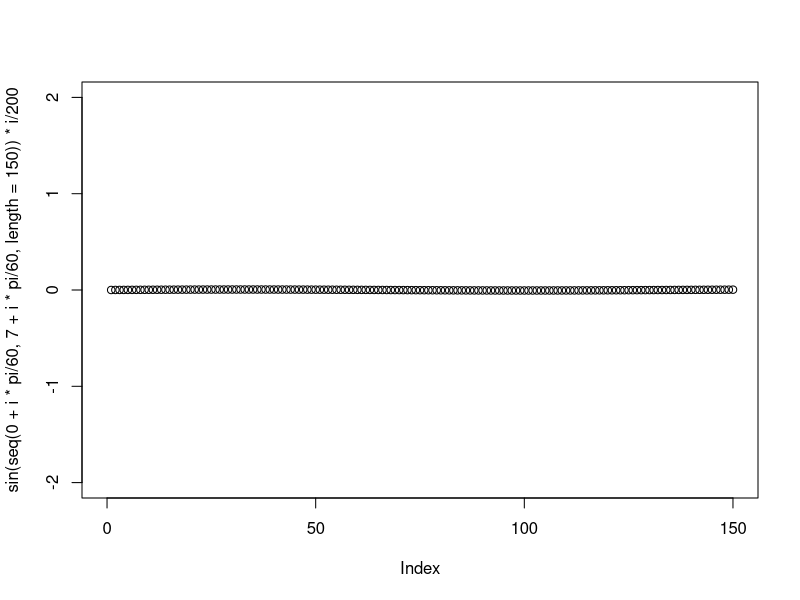
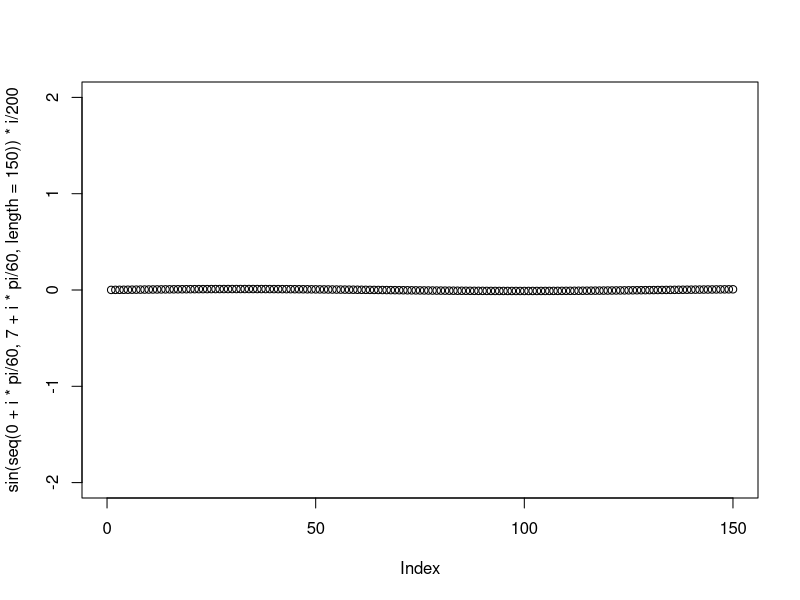
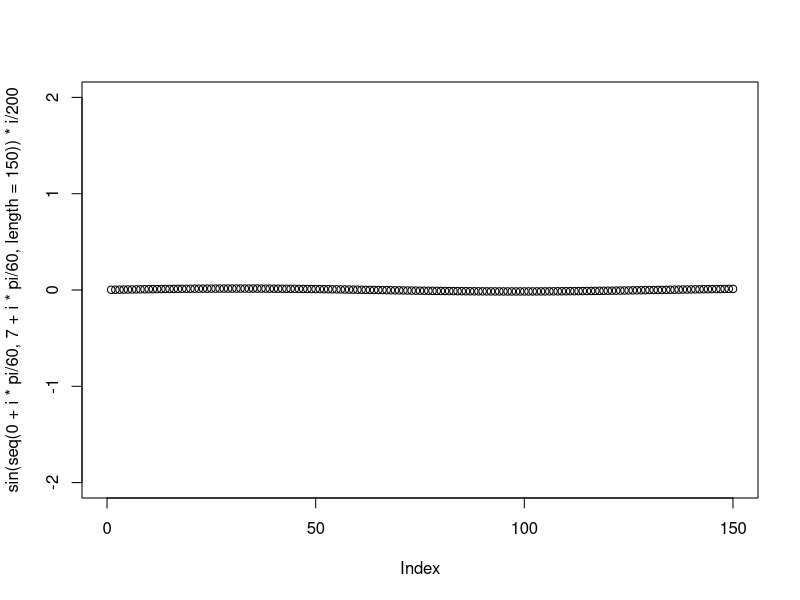
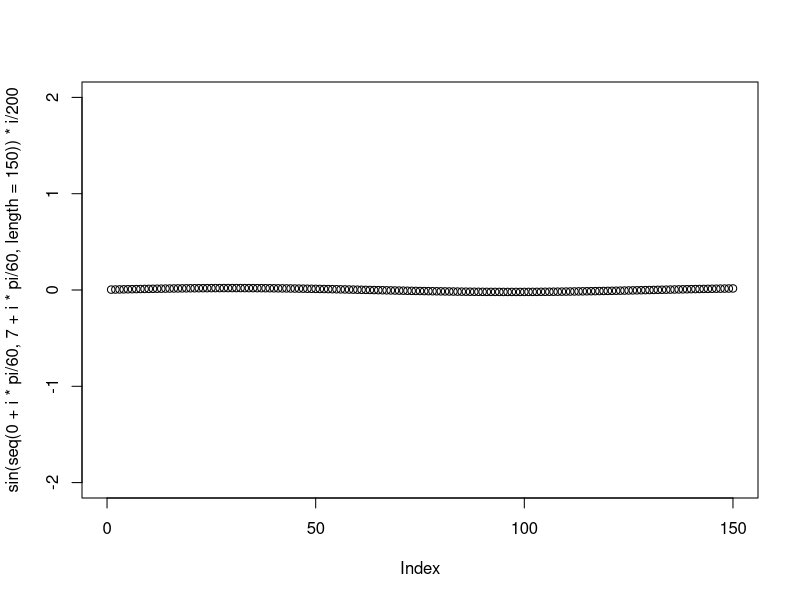
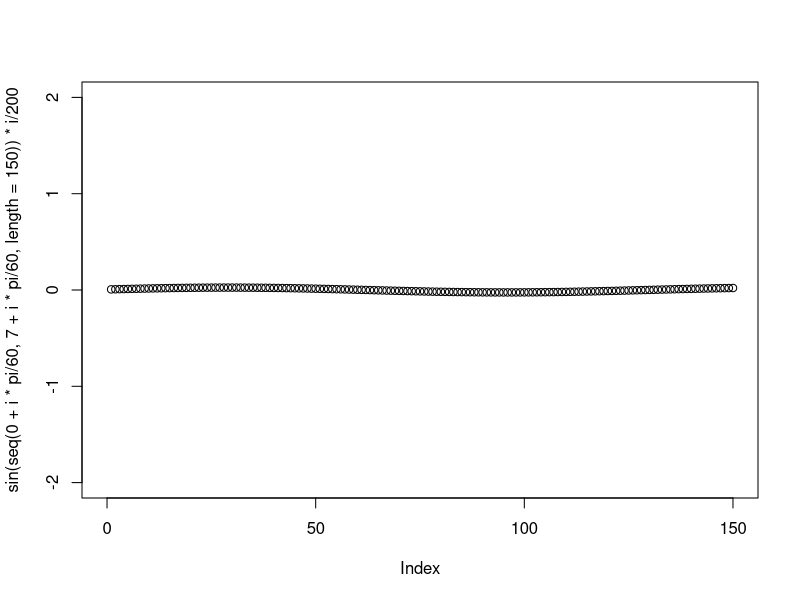
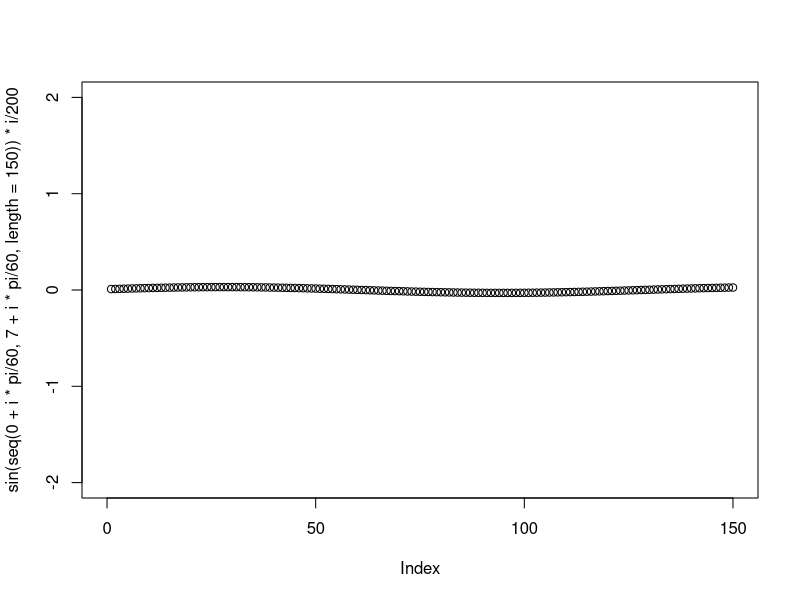
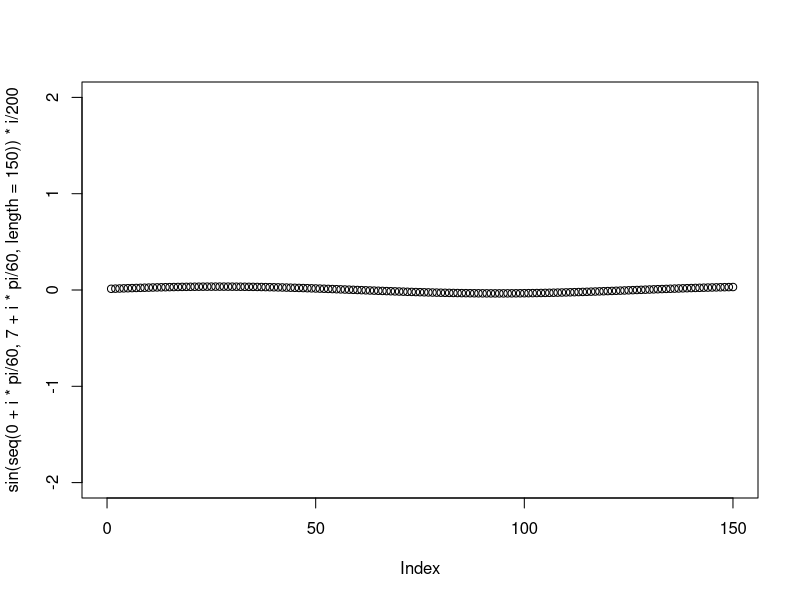
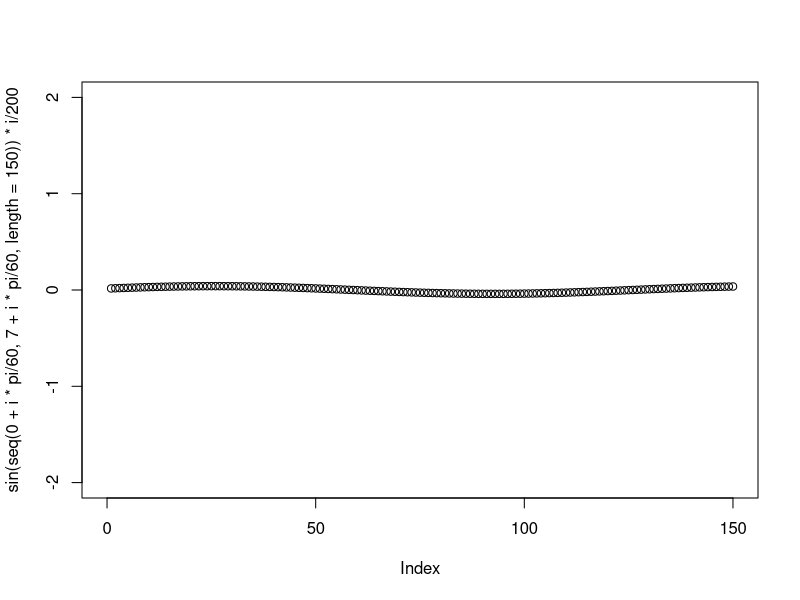

Write R code to recreate these figures, in order.
for(i in c(1:180))
 {
 # plot.window(xlim=c(-150,150),ylim=c(-2,2))
  plot(sin(seq(0+i*pi/60,7+i*pi/60,length=150))*i/200,xlim=c(0,150),ylim=c(-2,2)) 
 # plot.window(xlim=c(0,150),ylim=c(-2,2))
  #Sys.sleep(0.1*i/200)
  Sys.sleep(0.06)
 } 
